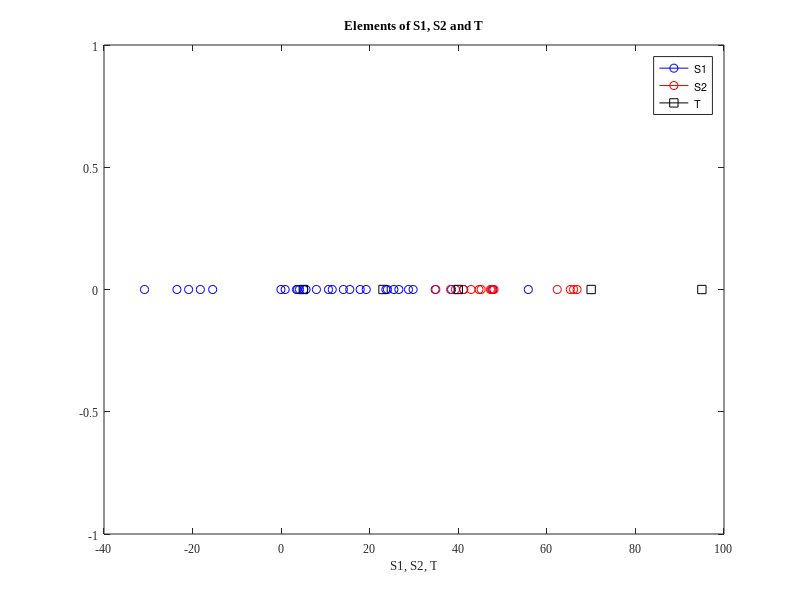
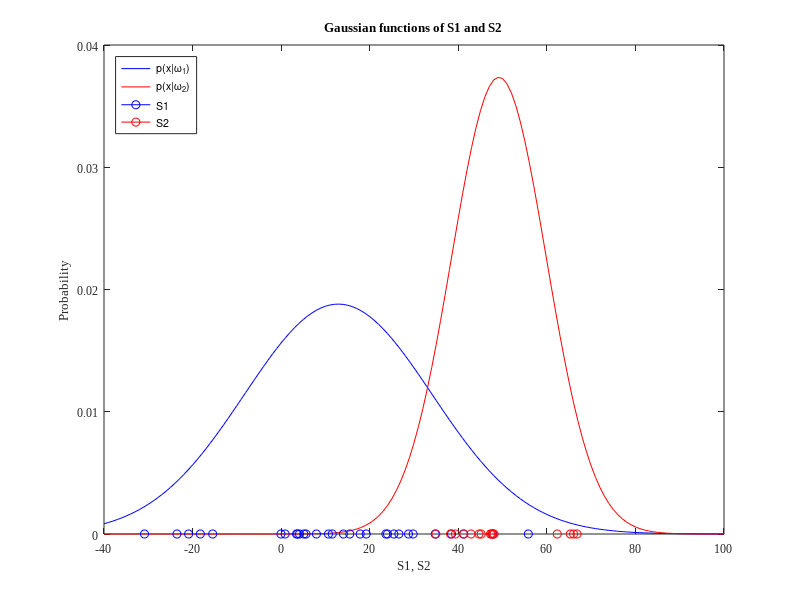
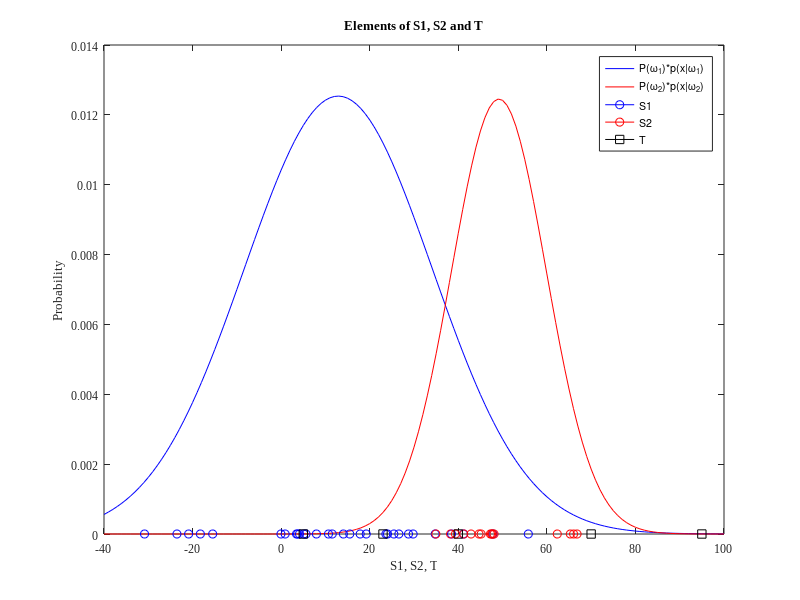

Reproduce these figures in MATLAB, in order. (Note: this script raises an error after producing the figures.)
load("lab_week3_data/normdist.mat");

% 2.1
figure(1);
p1 = plot(S1, 0, '-bo');
hold on;
p2 = plot(S2, 0, '-ro');
p3 = plot(T, 0, '-ks');
legend([p1(1), p2(1), p3(1)], 'S1', 'S2', 'T');
title('Elements of S1, S2 and T');
xlabel('S1, S2, T');
ylabel('  ');
set(gca, 'fontsize', 8.5, 'fontname', 'Times New Roman');

% 2.2
% maximum estimation
mean1 = mean(S1);
dev1 = std(S1);
mean2 = mean(S2);
dev2 = std(S2);

figure(2);
% x values to calculate the normal distributions
X = [-40:1:100];
p1 = plot(X, normpdf(X, mean1, dev1), 'color', 'b');
hold on;
p2 = plot(X, normpdf(X, mean2, dev2), 'color', 'r');
p3 = plot(S1, 0, '-bo');
p4 = plot(S2, 0, '-ro');
legend([p1(1), p2(1), p3(1), p4(1)], 'p(x|\omega_1)', 'p(x|\omega_2)', ...
    'S1', 'S2','location', 'northwest');
title('Gaussian functions of S1 and S2');
xlabel('S1, S2');
ylabel('Probability');
set(gca, 'fontsize', 8.5, 'fontname', 'Times New Roman');

% 2.3
total = numel(S1) + numel(S2);
prior_S1 = numel(S1)/total;
prior_S2 = numel(S2)/total;
fprintf('The prior probability of S1 is %f\n', prior_S1);
fprintf('The prior probability of S2 is %f\n', prior_S2);

% 2.4
figure(3);
p1 = plot(X, normpdf(X, mean1, dev1)*prior_S1, 'color', 'b');
hold on;
p2 = plot(X, normpdf(X, mean2, dev2)*prior_S2, 'color', 'r');
p3 = plot(S1, 0, '-bo');
p4 = plot(S2, 0, '-ro');
p5 = plot(T, 0, '-ks');
legend([p1(1), p2(1), p3(1), p4(1), p5(1)], 'P(\omega_1)*p(x|\omega_1)', ... 
    'P(\omega_2)*p(x|\omega_2)', 'S1', 'S2', 'T');
title('Elements of S1, S2 and T');
xlabel('S1, S2, T');
ylabel('Probability');
set(gca, 'fontsize', 8.5, 'fontname', 'Times New Roman');

% 2.5
syms x
eqn = prior_S1*1/(sqrt(2*pi)*dev1)*exp(-0.5*(x-mean1)^2/dev1^2) == ...
prior_S2*1/(sqrt(2*pi)*dev2)*exp(-0.5*(x-mean2)^2/dev2^2);
solx = double(solve(eqn, x));
for i=1:numel(solx)
    fprintf('x(%i) = %f\n', i, solx(i));
end